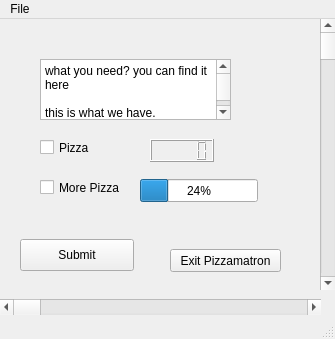
<?xml version="1.0" encoding="UTF-8"?>
<ui version="4.0">
 <class>MainWindow</class>
 <widget class="QMainWindow" name="MainWindow">
  <property name="geometry">
   <rect>
    <x>0</x>
    <y>0</y>
    <width>335</width>
    <height>339</height>
   </rect>
  </property>
  <property name="windowTitle">
   <string>MainWindow</string>
  </property>
  <widget class="QWidget" name="centralWidget">
   <widget class="QPushButton" name="pushButton">
    <property name="geometry">
     <rect>
      <x>20</x>
      <y>220</y>
      <width>114</width>
      <height>32</height>
     </rect>
    </property>
    <property name="text">
     <string>Submit</string>
    </property>
   </widget>
   <widget class="QCheckBox" name="checkBox">
    <property name="geometry">
     <rect>
      <x>40</x>
      <y>120</y>
      <width>82</width>
      <height>17</height>
     </rect>
    </property>
    <property name="text">
     <string>Pizza</string>
    </property>
   </widget>
   <widget class="QCheckBox" name="checkBox_2">
    <property name="geometry">
     <rect>
      <x>40</x>
      <y>160</y>
      <width>82</width>
      <height>17</height>
     </rect>
    </property>
    <property name="text">
     <string>More Pizza</string>
    </property>
   </widget>
   <widget class="QProgressBar" name="Volume_szie">
    <property name="geometry">
     <rect>
      <x>140</x>
      <y>160</y>
      <width>118</width>
      <height>23</height>
     </rect>
    </property>
    <property name="value">
     <number>24</number>
    </property>
   </widget>
   <widget class="QLCDNumber" name="lcd_Number">
    <property name="geometry">
     <rect>
      <x>150</x>
      <y>120</y>
      <width>64</width>
      <height>23</height>
     </rect>
    </property>
   </widget>
   <widget class="QPushButton" name="pushButton_2">
    <property name="geometry">
     <rect>
      <x>170</x>
      <y>230</y>
      <width>111</width>
      <height>23</height>
     </rect>
    </property>
    <property name="text">
     <string>Exit Pizzamatron</string>
    </property>
   </widget>
   <widget class="QPlainTextEdit" name="plainTextEdit">
    <property name="geometry">
     <rect>
      <x>40</x>
      <y>40</y>
      <width>191</width>
      <height>61</height>
     </rect>
    </property>
    <property name="plainText">
     <string>what you need? you can find it here

this is what we have.</string>
    </property>
   </widget>
   <widget class="QScrollBar" name="horizontalScrollBar">
    <property name="geometry">
     <rect>
      <x>0</x>
      <y>280</y>
      <width>321</width>
      <height>16</height>
     </rect>
    </property>
    <property name="orientation">
     <enum>Qt::Horizontal</enum>
    </property>
   </widget>
   <widget class="QScrollBar" name="verticalScrollBar">
    <property name="geometry">
     <rect>
      <x>320</x>
      <y>0</y>
      <width>16</width>
      <height>271</height>
     </rect>
    </property>
    <property name="orientation">
     <enum>Qt::Vertical</enum>
    </property>
   </widget>
  </widget>
  <widget class="QStatusBar" name="statusBar"/>
  <widget class="QMenuBar" name="menuBar">
   <property name="geometry">
    <rect>
     <x>0</x>
     <y>0</y>
     <width>335</width>
     <height>21</height>
    </rect>
   </property>
   <widget class="QMenu" name="menuFile">
    <property name="title">
     <string>File</string>
    </property>
    <addaction name="actionQuit"/>
   </widget>
   <addaction name="menuFile"/>
  </widget>
  <action name="actionQuit">
   <property name="text">
    <string>Quit</string>
   </property>
  </action>
 </widget>
 <layoutdefault spacing="6" margin="11"/>
 <resources/>
 <connections>
  <connection>
   <sender>actionQuit</sender>
   <signal>triggered()</signal>
   <receiver>MainWindow</receiver>
   <slot>close()</slot>
   <hints>
    <hint type="sourcelabel">
     <x>-1</x>
     <y>-1</y>
    </hint>
    <hint type="destinationlabel">
     <x>302</x>
     <y>218</y>
    </hint>
   </hints>
  </connection>
  <connection>
   <sender>checkBox</sender>
   <signal>clicked(bool)</signal>
   <receiver>pushButton</receiver>
   <slot>setChecked(bool)</slot>
   <hints>
    <hint type="sourcelabel">
     <x>57</x>
     <y>169</y>
    </hint>
    <hint type="destinationlabel">
     <x>71</x>
     <y>272</y>
    </hint>
   </hints>
  </connection>
  <connection>
   <sender>checkBox_2</sender>
   <signal>clicked(bool)</signal>
   <receiver>pushButton</receiver>
   <slot>setChecked(bool)</slot>
   <hints>
    <hint type="sourcelabel">
     <x>110</x>
     <y>197</y>
    </hint>
    <hint type="destinationlabel">
     <x>95</x>
     <y>279</y>
    </hint>
   </hints>
  </connection>
  <connection>
   <sender>pushButton</sender>
   <signal>pressed()</signal>
   <receiver>lcd_Number</receiver>
   <slot>setDecMode()</slot>
   <hints>
    <hint type="sourcelabel">
     <x>147</x>
     <y>279</y>
    </hint>
    <hint type="destinationlabel">
     <x>155</x>
     <y>329</y>
    </hint>
   </hints>
  </connection>
 </connections>
 <slots>
  <slot>checkbox_on()</slot>
  <slot>checkbox_off()</slot>
  <slot>whatever()</slot>
 </slots>
</ui>
